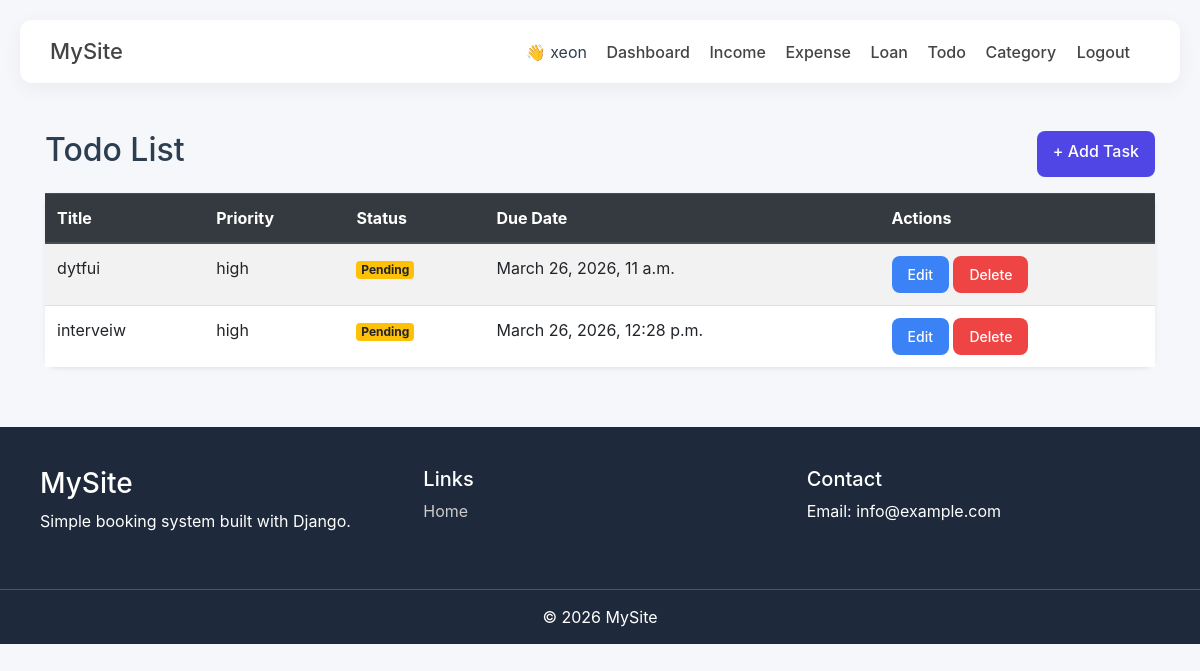
The page /todo/ (signed in) on the database its author committed.
### xeon/models.py (models this page shows, shortened)
class BaseModel(models.Model):
    created_at = models.DateTimeField(auto_now_add=True)
    updated_at = models.DateTimeField(auto_now=True)
    class Meta:
        abstract = True

class Todo(BaseModel):
    PRIORITY = (
        ('low', 'Low'),
        ('medium', 'Medium'),
        ('high', 'High'),
    )
    user = models.ForeignKey(User, on_delete=models.CASCADE)
    title = models.CharField(max_length=255)
    description = models.TextField(blank=True, null=True)
    is_completed = models.BooleanField(default=False)
    priority = models.CharField(max_length=10, choices=PRIORITY, default='medium')
    due_date = models.DateTimeField(blank=True, null=True)
    class Meta:
        ordering = ['-created_at']

### xeon/views.py (the view)
# urls.py: path('todo/', todo_list, name='todo_list'),
@login_required
def todo_list(request):
    todos = Todo.objects.filter(user=request.user).order_by('-created_at')
    return render(request, 'xeon/todo.html', {'todos': todos})

### xeon/templates/xeon/todo.html
{% extends 'xeon/base.html' %}
{% block content %}
<div class="container mt-5">
    <div class="d-flex justify-content-between mb-3">
        <h2>Todo List</h2>
        <a href="/todo/add/" class="btn btn-primary">+ Add Task</a>
    </div>
    <div class="card shadow-sm">
        <table class="table table-striped mb-0">
            <thead class="thead-dark">
                <tr>
                    <th>Title</th>
                    <th>Priority</th>
                    <th>Status</th>
                    <th>Due Date</th>
                    <th>Actions</th>
                </tr>
            </thead>
            <tbody>
                {% for todo in todos %}
                <tr>
                    <td>{{ todo.title }}</td>
                    <td>{{ todo.priority }}</td>
                    <td>
                        {% if todo.is_completed %}
                            <span class="badge badge-success">Done</span>
                        {% else %}
                            <span class="badge badge-warning">Pending</span>
                        {% endif %}
                    </td>
                    <td>{{ todo.due_date }}</td>
                    <td>
                        <a href="#" class="btn btn-sm btn-info">Edit</a>
                        <a href="#" class="btn btn-sm btn-danger">Delete</a>
                    </td>
                </tr>
                {% empty %}
                <tr>
                    <td colspan="5" class="text-center">No tasks found</td>
                </tr>
                {% endfor %}
            </tbody>
        </table>
    </div>
</div>
{% endblock %}

### xeon/templates/xeon/base.html (shortened to what this page needs)
{% load static %}
<!DOCTYPE html>
<html lang="en">
<head>
<link href="https://maxcdn.bootstrapcdn.com/bootstrap/4.5.2/css/bootstrap.min.css" rel="stylesheet">
<link rel="stylesheet" href="{% static 'css/style.css' %}">
</head>
<body>
<div class="navbar-custom">
    <div class="logo">
        <a href="/">MySite</a>
    </div>
    <div>
        {% if request.user.is_authenticated %}
            <span style="margin-right:15px;">
                👋 {{ request.user.username }}
            </span>
            <a href="/dashboard/" style="margin-right:15px;">Dashboard</a>
            <a href="/income/" style="margin-right:15px;">Income</a>
            <a href="/expense/" style="margin-right:15px;">Expense</a>
            <a href="/loan/" style="margin-right:15px;">Loan</a>
            <a href="/todo/" style="margin-right:15px;">Todo</a>
            <a href="/category/add/" class="mr-3">Category</a>
            <a href="/logout/">Logout</a>
        {% else %}
            <a href="/login/" style="margin-right:15px;">Login</a>
            <a href="/register/">Register</a>
        {% endif %}
    </div>
</div>
{% block content %}{% endblock %}
<footer>
    <div class="footer-container">
        <div>
            <h3>MySite</h3>
            <p>Simple booking system built with Django.</p>
        </div>
        <div class="footer-links">
            <h5>Links</h5>
            <a href="#">Home</a>
        </div>
        <div class="footer-links">
            <h5>Contact</h5>
            <p>Email: info@example.com</p>
        </div>
    </div>
    <div class="footer-bottom">
        © 2026 MySite
    </div>
</footer>
</body>
</html>

### xeon/static/css/style.css (style rules this page uses)
* { margin: 0; padding: 0; box-sizing: border-box; }
body { font-family: 'Inter', sans-serif; background: #f5f7fb; color: #2c3e50; }
.navbar-custom { display: flex; justify-content: space-between; align-items: center; padding: 15px 30px; background: #ffffff; border-radius: 12px; margin: 20px; box-shadow: 0 5px 20px rgba(0,0,0,0.05); }
.logo { font-size: 22px; font-weight: bold; color: #4f46e5; }
.navbar-custom a { color: #444; margin-right: 20px; text-decoration: none; font-weight: 500; }
.card { border: none; border-radius: 12px; background: #ffffff; box-shadow: 0 5px 20px rgba(0,0,0,0.05); transition: 0.3s; }
.table { background: #fff; }
.table thead { background: #f1f3f9; }
.btn { border-radius: 8px; padding: 8px 16px; font-weight: 500; }
.btn-danger { background: #ef4444; border: none; }
.btn-info { background: #3b82f6; border: none; }
.btn-primary { background: #4f46e5; border: none; }
footer { margin-top: 60px; background: #1e293b; color: white; }
.footer-container { display: grid; grid-template-columns: repeat(auto-fit, minmax(200px, 1fr)); gap: 30px; padding: 40px; }
.footer-links a { color: #ccc; display: block; margin-top: 8px; text-decoration: none; }
.footer-bottom { text-align: center; padding: 15px; border-top: 1px solid rgba(255,255,255,0.2); }

### rows shown on the page
Todo: title "dytfui", priority "high", is_completed "Pending", due_date "March 26, 2026, 11 a.m."
Todo: title "interveiw", priority "high", is_completed "Pending", due_date "March 26, 2026, 12:28 p.m."

### other values the page prints
{{ request.user.username }} "xeon"
